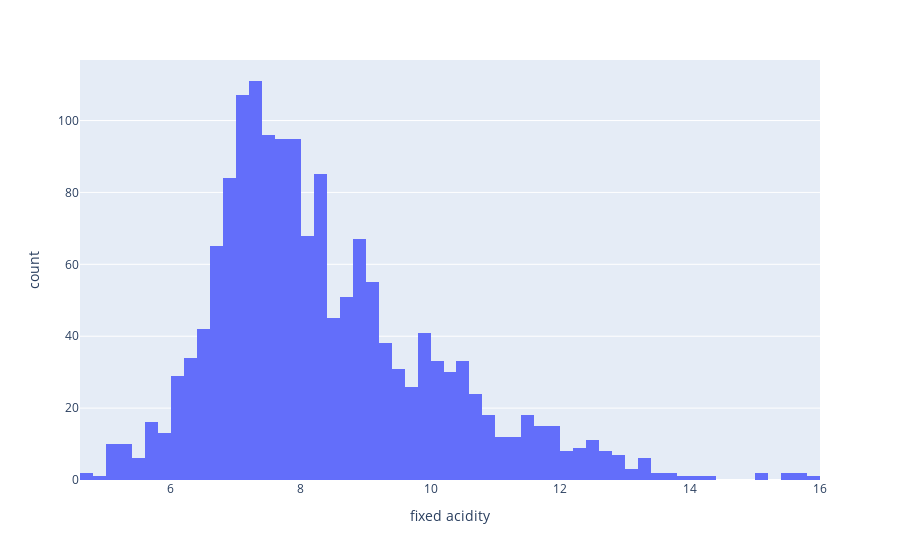

This figure's notebook cell:
### Code cell
px.histogram(df, x='fixed acidity')

### Figure 1 — Plotly figure (JSON) as saved in the notebook; plotly's stock layout.template omitted (floating-point values rounded to 4 significant figures; data arrays with more than 128 entries replaced by an {"elided": "..."} marker saying what was removed)
{"data": [{"alignmentgroup": "True", "bingroup": "x", "hovertemplate": "fixed acidity=%{x}<br>count=%{y}<extra></extra>", "legendgroup": "", "marker": {"color": "#636efa", "pattern": {"shape": ""}}, "name": "", "offsetgroup": "", "orientation": "v", "showlegend": false, "type": "histogram", "x": {"elided": "1599 float values"}, "xaxis": "x", "yaxis": "y"}], "layout": {"autosize": true, "barmode": "relative", "legend": {"tracegroupgap": 0}, "margin": {"t": 60}, "xaxis": {"anchor": "y", "autorange": true, "domain": [0, 1], "range": [4.6, 16], "title": {"text": "fixed acidity"}, "type": "linear"}, "yaxis": {"anchor": "x", "autorange": true, "domain": [0, 1], "range": [0, 116.8], "title": {"text": "count"}}}}
